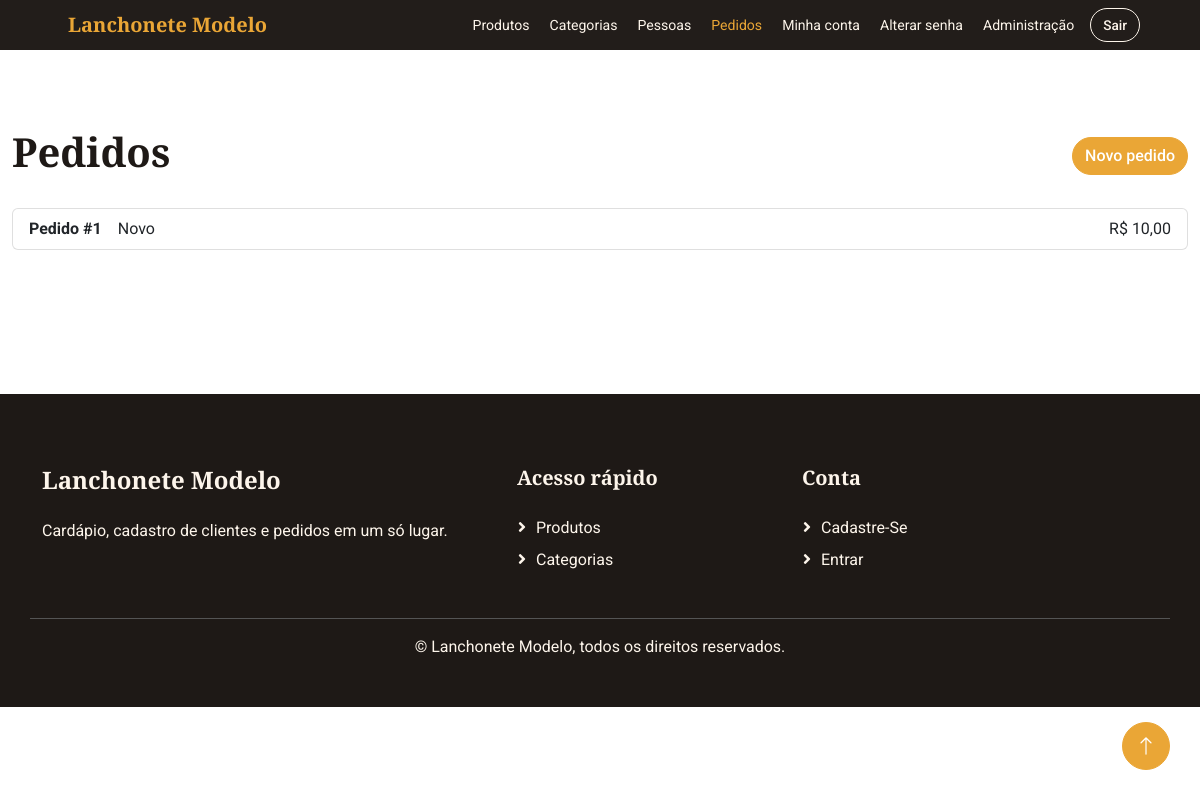
The app's page /pedidos/ (signed in), older data.
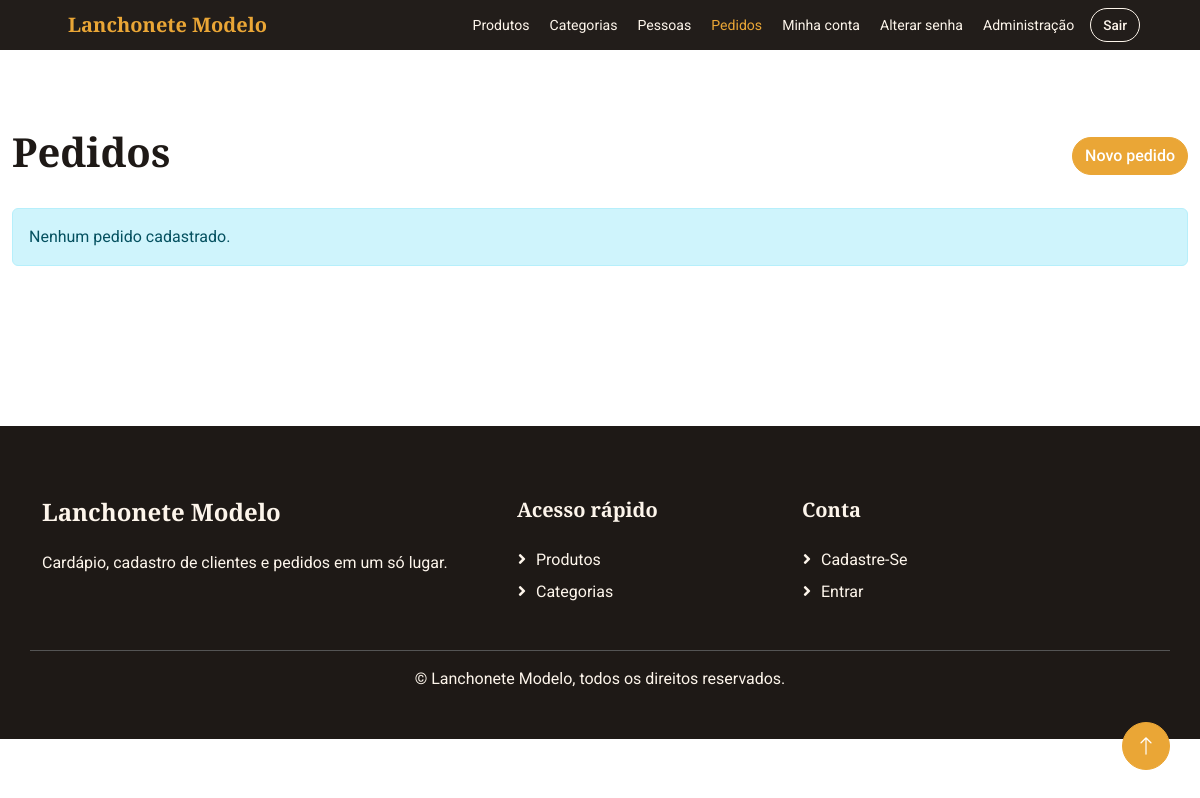
The same page, newer data.
### pedidos/models.py (models this page shows, shortened)
class Pedido(models.Model):
    class Status(models.TextChoices):
        NOVO = "Novo", "Novo"
        PREPARO = "Em preparo", "Em preparo"
        PRONTO = "Pronto", "Pronto"
        ENTREGUE = "Entregue", "Entregue"
        CANCELADO = "Cancelado", "Cancelado"
    data_pedido = models.DateTimeField(auto_now_add=True)
    status = models.CharField(max_length=50, choices=Status.choices, default=Status.NOVO)
    valor_total = models.DecimalField(max_digits=12, decimal_places=2, default=0, editable=False)
    pessoa = models.ForeignKey("pessoa.Pessoa", on_delete=models.PROTECT)
    produtos = models.ManyToManyField("produtos.Produto", through="PedidoProduto", related_name="pedidos")
    class Meta:
        constraints = [models.CheckConstraint(condition=models.Q(valor_total__gte=0), name="pedido_total_nao_negativo")]

### pedidos/views.py (the view)
# urls.py: path('', views.listar_pedidos, name='listar_pedidos'),
@require_http_methods(["GET", "HEAD"])
def listar_pedidos(request):
    pedidos = pedidos_acessiveis(request.user).order_by("-data_pedido", "-pk")
    return render(request, "pedidos/listar.html", {"pedidos": pedidos})

### pedidos/views.py (called while the page is built)
def pedidos_acessiveis(user, acao="view"):
    pedidos = Pedido.objects.select_related("pessoa")
    if not user.has_perm(f"pedidos.{acao}_pedido"):
        pedidos = pedidos.filter(pessoa_id=user.pk)
    return pedidos

### produtos/templatetags/form_ui.py (called while the page is built)
@register.filter
def startswith(value, prefix):
    return bool(value and prefix and str(value).startswith(str(prefix)))

### pedidos/templates/pedidos/listar.html
{% extends "base.html" %}{% block content %}<div class="d-flex justify-content-between align-items-center mb-4"><h1 class="display-6">Pedidos</h1><a class="btn btn-primary rounded-pill" href="{% url 'criar_pedido' %}">Novo pedido</a></div><div class="list-group">{% for pedido in pedidos %}<a class="list-group-item list-group-item-action" href="{% url 'detalhar_pedido' pedido.id %}"><strong>Pedido #{{ pedido.id }}</strong><span class="ms-3">{{ pedido.status }}</span><span class="float-end">R$ {{ pedido.valor_total|floatformat:2 }}</span></a>{% empty %}<div class="alert alert-info">Nenhum pedido cadastrado.</div>{% endfor %}</div>{% endblock %}

Row changes from the older to the newer data that the page shows:
removed Pedido: id "1", status "Novo", valor_total "10,00"
Text that changed along with them:
text now shown: "Nenhum pedido cadastrado."
